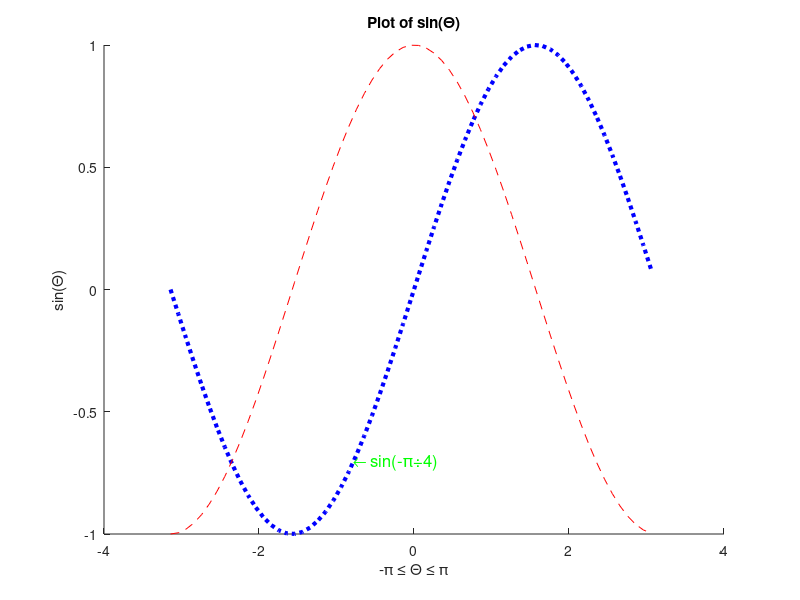

Reproduce this figure in MATLAB.
% Color String Interpreter Rotation BackgroundColor EdgeColor 
% FontName FontWeight FontSize FontUnits FontAngle
% Horizontal Alignment   left/right/center
close all;
x=-pi:0.1:pi;
y1=sin(x);
y2=cos(x); 
h=line(x,y1,'LineStyle',':','Color','k');
line(x,y2,'LineStyle','--','Color','r');
xlabel('-\pi \leq \Theta \leq \pi');
ylabel('sin(\Theta)');
title('Plot of sin(\Theta)');
text(-pi/4,sin(-pi/4),'\leftarrow sin(-\pi\div4)','FontSize',12,'Color','g');
pause;
set(h,'Color','b','LineWidth',3);
